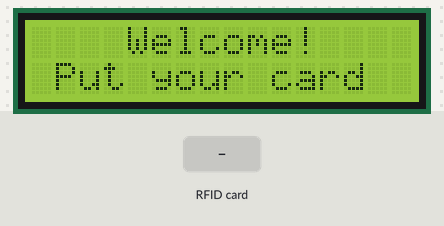
Recording of a sketch running on a simulated ESP8266 (NodeMCU). Parts: 16×2 character LCD. Inputs (shaded band) come from the test bench. Storage starts empty; what the sketch prints to the serial monitor is not drawn.

Above: at 1.3 s.
1.4 s: RFID card 5E 7A 19 C4 held to the reader
At 1.6 s:
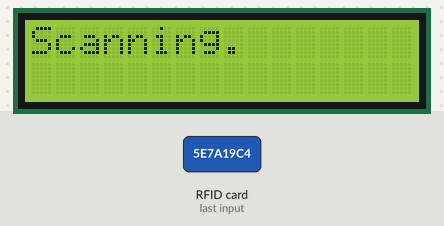
At 3.2 s:
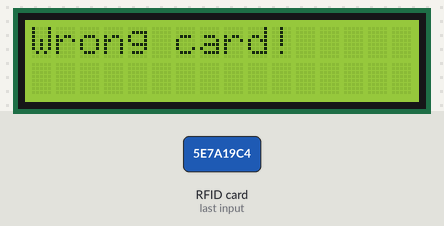
Timing chart, 0 to 4.7 s (numbered marks = the images above; inputs shaded):
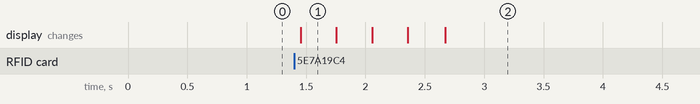

The sketch:

attendance_test_txt.ino
```cpp
#include <LiquidCrystal_I2C.h>
#include <SPI.h>
#include <MFRC522.h>
#include <SD.h>

#define SS_PIN 10
#define RST_PIN 9

constexpr uint8_t cs = D8;//NODE MCU

File myfile;

char *UID[] = {"UID 1", "UID 2", "UID 3", "UID 4", "UID 5", "UID 6"};
byte lock = 0;
String name;

LiquidCrystal_I2C lcd(0x3F, 16, 2);
MFRC522 rfid(SS_PIN, RST_PIN);


void setup() {
  Serial.begin(9600);
  lcd.init();
  lcd.backlight();
  SPI.begin();
  rfid.PCD_Init();

  //CREATING A FILE NAMED ATTENDANCE
  if(!SD.begin(cs)){ //nodeMCU
    Serial.println("SD CARD initialization failed");
    while(1);
  }
  Serial.println("initialization DONE");

  if (SD.exists("attendance.txt")) {
    Serial.println("attendance.txt exists.");
  } else {
    Serial.println("attendance.txt doesn't exist.");
  }
}

void loop() {
  lcd.setCursor(4, 0);
  lcd.print("Welcome!");
  lcd.setCursor(1, 1);
  lcd.print("Put your card");

  if (!rfid.PICC_IsNewCardPresent())
    return;
  if (!rfid.PICC_ReadCardSerial())
    return;

  lcd.clear();
  lcd.setCursor(0, 0);
  lcd.print("Scanning");
  Serial.print("NUID tag is :");
  String ID = "";
  for (byte i = 0; i < rfid.uid.size; i++) {
    lcd.print(".");
    ID.concat(String(rfid.uid.uidByte[i] < 0x10 ? " 0" : " "));
    ID.concat(String(rfid.uid.uidByte[i], HEX));
    delay(300);
  }
  ID.toUpperCase();


  for (int i = 0; i < 6; i++)
    if (ID.substring(1) == UID[i] && lock == 0) {
      lcd.clear();
      lcd.setCursor(0, 0);
      lcd.print("Door is locked");
      delay(15);
      lcd.clear();
      lock = 1;
    }
    else if (ID.substring(1) == UID[i] && lock == 1 ) {
      lcd.clear();
      lcd.setCursor(0, 0);
      lcd.print("Door is open");
      delay(15);
      lcd.clear();
      lock = 0;
        if(ID=="UID 1")
          name="";
        else if(ID=="UID 2")
          name="";
        else
          name="Invalid";
      //writing into SD card
      myfile = SD.open("attendance.txt", FILE_WRITE);
      myfile.print(ID);
      myfile.print("\t");
      myfile.println(name);
      Serial.println("WROTE IN FILE SUCCESSFUL");
      myfile.close();
    }
    else {
      lcd.clear();
      lcd.setCursor(0, 0);
      lcd.print("Wrong card!");
      delay(1500);
      lcd.clear();
    }
}
```

Measured:
- after the input at 1.4 s, the display: changes after 0.05 s (image 1)
